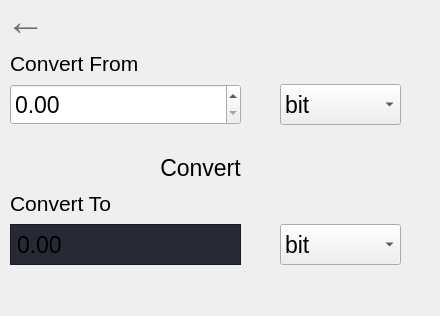
<?xml version="1.0" encoding="UTF-8"?>
<ui version="4.0">
 <class>Form</class>
 <widget class="QWidget" name="Form">
  <property name="geometry">
   <rect>
    <x>0</x>
    <y>0</y>
    <width>440</width>
    <height>316</height>
   </rect>
  </property>
  <property name="font">
   <font>
    <pointsize>17</pointsize>
   </font>
  </property>
  <property name="windowTitle">
   <string>Form</string>
  </property>
  <widget class="QWidget" name="widget" native="true">
   <property name="geometry">
    <rect>
     <x>10</x>
     <y>44</y>
     <width>401</width>
     <height>111</height>
    </rect>
   </property>
   <widget class="QDoubleSpinBox" name="dataconv_covfrominput">
    <property name="geometry">
     <rect>
      <x>0</x>
      <y>40</y>
      <width>231</width>
      <height>41</height>
     </rect>
    </property>
   </widget>
   <widget class="QComboBox" name="dataconv_covfrombox">
    <property name="geometry">
     <rect>
      <x>270</x>
      <y>40</y>
      <width>121</width>
      <height>41</height>
     </rect>
    </property>
    <item>
     <property name="text">
      <string>bit</string>
     </property>
    </item>
    <item>
     <property name="text">
      <string>byte</string>
     </property>
    </item>
    <item>
     <property name="text">
      <string>kilobit</string>
     </property>
    </item>
    <item>
     <property name="text">
      <string>kilobyte</string>
     </property>
    </item>
    <item>
     <property name="text">
      <string>megabit</string>
     </property>
    </item>
    <item>
     <property name="text">
      <string>megabyte</string>
     </property>
    </item>
    <item>
     <property name="text">
      <string>gigabit</string>
     </property>
    </item>
    <item>
     <property name="text">
      <string>gigabyte</string>
     </property>
    </item>
    <item>
     <property name="text">
      <string>terabit</string>
     </property>
    </item>
    <item>
     <property name="text">
      <string>terabyte</string>
     </property>
    </item>
   </widget>
   <widget class="QLabel" name="label">
    <property name="geometry">
     <rect>
      <x>0</x>
      <y>10</y>
      <width>151</width>
      <height>19</height>
     </rect>
    </property>
    <property name="font">
     <font>
      <pointsize>16</pointsize>
     </font>
    </property>
    <property name="text">
     <string>Convert From</string>
    </property>
   </widget>
   <widget class="QComboBox" name="comboBox_2">
    <property name="geometry">
     <rect>
      <x>270</x>
      <y>180</y>
      <width>121</width>
      <height>41</height>
     </rect>
    </property>
    <item>
     <property name="text">
      <string>bit</string>
     </property>
    </item>
    <item>
     <property name="text">
      <string>byte</string>
     </property>
    </item>
    <item>
     <property name="text">
      <string>kilobit</string>
     </property>
    </item>
    <item>
     <property name="text">
      <string>kilobyte</string>
     </property>
    </item>
    <item>
     <property name="text">
      <string>megabit</string>
     </property>
    </item>
    <item>
     <property name="text">
      <string>meagbyte</string>
     </property>
    </item>
    <item>
     <property name="text">
      <string>gigabit</string>
     </property>
    </item>
    <item>
     <property name="text">
      <string>gigabyte</string>
     </property>
    </item>
    <item>
     <property name="text">
      <string>terabit</string>
     </property>
    </item>
    <item>
     <property name="text">
      <string>terabyte</string>
     </property>
    </item>
   </widget>
  </widget>
  <widget class="QWidget" name="widget_2" native="true">
   <property name="geometry">
    <rect>
     <x>10</x>
     <y>184</y>
     <width>401</width>
     <height>111</height>
    </rect>
   </property>
   <widget class="QLabel" name="label_2">
    <property name="geometry">
     <rect>
      <x>0</x>
      <y>10</y>
      <width>151</width>
      <height>19</height>
     </rect>
    </property>
    <property name="font">
     <font>
      <pointsize>16</pointsize>
     </font>
    </property>
    <property name="text">
     <string>Convert To</string>
    </property>
   </widget>
   <widget class="QLabel" name="dataconv_covtooutput">
    <property name="geometry">
     <rect>
      <x>0</x>
      <y>40</y>
      <width>231</width>
      <height>41</height>
     </rect>
    </property>
    <property name="styleSheet">
     <string notr="true">background-color: rgb(39, 42, 52);
border-color: rgb(25, 26, 33);
border: 1px solid rgb(25, 26, 33);</string>
    </property>
    <property name="text">
     <string>0.00</string>
    </property>
   </widget>
   <widget class="QComboBox" name="dataconv_covtobox">
    <property name="geometry">
     <rect>
      <x>270</x>
      <y>40</y>
      <width>121</width>
      <height>41</height>
     </rect>
    </property>
    <item>
     <property name="text">
      <string>bit</string>
     </property>
    </item>
    <item>
     <property name="text">
      <string>byte</string>
     </property>
    </item>
    <item>
     <property name="text">
      <string>kilobit</string>
     </property>
    </item>
    <item>
     <property name="text">
      <string>kilobyte</string>
     </property>
    </item>
    <item>
     <property name="text">
      <string>megabit</string>
     </property>
    </item>
    <item>
     <property name="text">
      <string>megabyte</string>
     </property>
    </item>
    <item>
     <property name="text">
      <string>gigabit</string>
     </property>
    </item>
    <item>
     <property name="text">
      <string>gigabyte</string>
     </property>
    </item>
    <item>
     <property name="text">
      <string>terabit</string>
     </property>
    </item>
    <item>
     <property name="text">
      <string>terabyte</string>
     </property>
    </item>
   </widget>
  </widget>
  <widget class="QPushButton" name="dataconv_convert">
   <property name="geometry">
    <rect>
     <x>130</x>
     <y>150</y>
     <width>141</width>
     <height>35</height>
    </rect>
   </property>
   <property name="text">
    <string>Convert</string>
   </property>
   <property name="flat">
    <bool>true</bool>
   </property>
  </widget>
  <widget class="QPushButton" name="dataconv_back">
   <property name="geometry">
    <rect>
     <x>-40</x>
     <y>0</y>
     <width>131</width>
     <height>41</height>
    </rect>
   </property>
   <property name="font">
    <font>
     <pointsize>30</pointsize>
    </font>
   </property>
   <property name="styleSheet">
    <string notr="true">color: rgb(112, 114, 118);</string>
   </property>
   <property name="text">
    <string>←</string>
   </property>
   <property name="flat">
    <bool>true</bool>
   </property>
  </widget>
  <zorder>widget_2</zorder>
  <zorder>widget</zorder>
  <zorder>dataconv_convert</zorder>
  <zorder>dataconv_back</zorder>
 </widget>
 <resources/>
 <connections/>
</ui>
